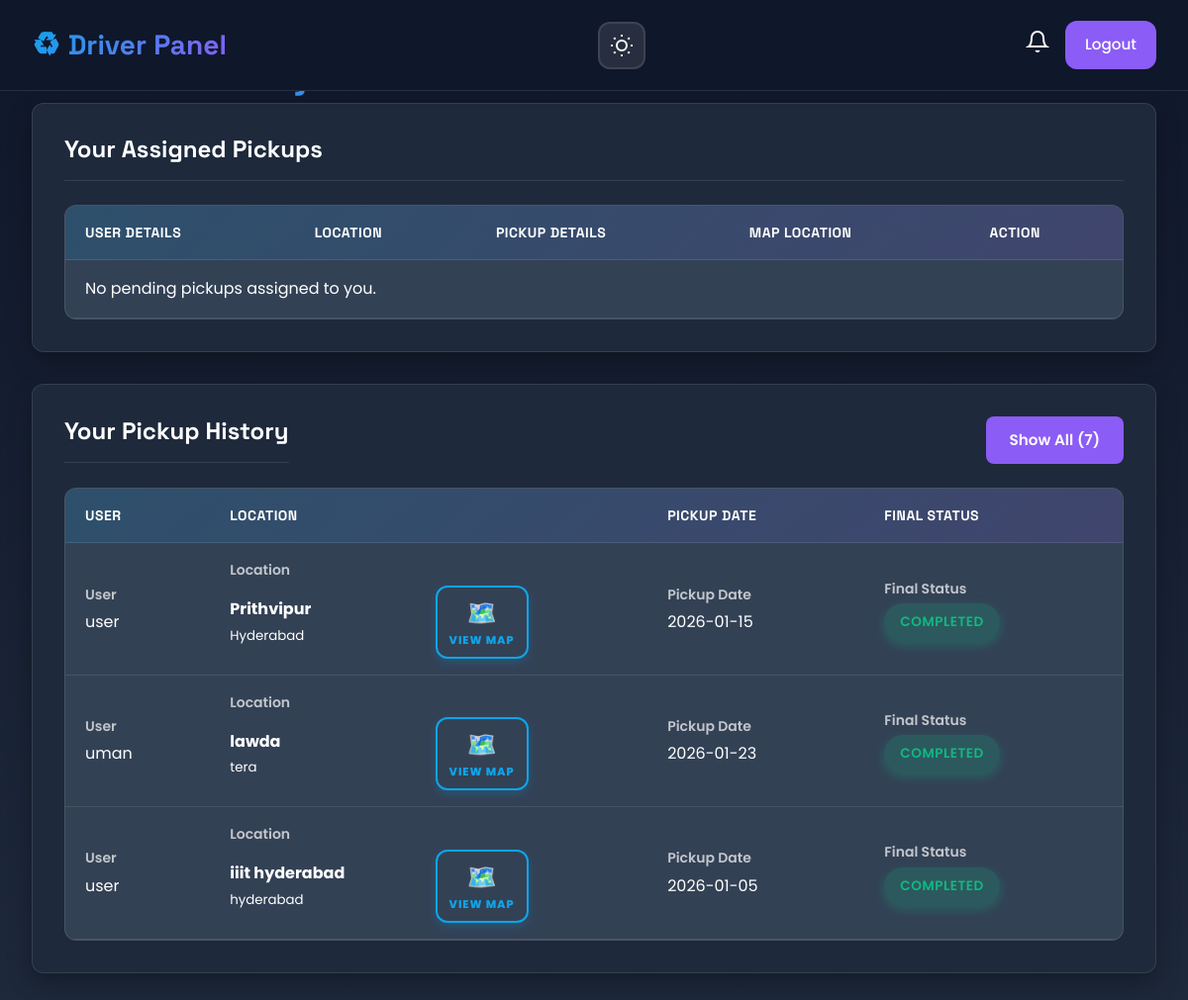
Page /driver_dashboard.php (signed in) on the committed database.
### tables this page shows
CREATE TABLE `pickups` (
  `id` int(11) NOT NULL,
  `user_id` int(11) NOT NULL,
  `driver_id` int(11) DEFAULT NULL,
  `area` varchar(255) NOT NULL,
  `city` varchar(255) NOT NULL,
  `pickup_date` date NOT NULL,
  `time_slot` varchar(50) NOT NULL,
  `waste_type` varchar(100) NOT NULL,
  `latitude` decimal(10,8) DEFAULT NULL,
  `longitude` decimal(11,8) DEFAULT NULL,
  `status` varchar(50) NOT NULL DEFAULT 'Scheduled',
  `verification_code` varchar(4) DEFAULT NULL,
  `waste_image` varchar(255) DEFAULT NULL,
  `requested_at` timestamp NOT NULL DEFAULT current_timestamp(),
  `updated_at` timestamp NOT NULL DEFAULT current_timestamp() ON UPDATE current_timestamp()
);

CREATE TABLE `users` (
  `id` int(11) NOT NULL,
  `name` varchar(100) NOT NULL,
  `email` varchar(100) NOT NULL,
  `mobile` varchar(15) DEFAULT NULL,
  `password` varchar(255) NOT NULL,
  `is_admin` tinyint(1) NOT NULL DEFAULT 0,
  `created_at` timestamp NOT NULL DEFAULT current_timestamp(),
  `deleted_at` timestamp NULL DEFAULT NULL,
  `is_deleted` tinyint(1) DEFAULT 0
);

### driver_dashboard.php (the view, shortened to what this page needs)
<?php
require 'db.php';
$driver_id = $_SESSION['driver_id'];
$unread_sql = "SELECT COUNT(*) as count FROM notifications WHERE driver_id = ? AND is_read = FALSE";
$stmt_unread = $conn->prepare($unread_sql);
$stmt_unread->bind_param("i", $driver_id);
$stmt_unread->execute();
$unread_count = $stmt_unread->get_result()->fetch_assoc()['count'];
$assigned_sql = "SELECT p.*, u.name as user_name, u.email as user_email, p.verification_code
                FROM pickups p
                JOIN users u ON p.user_id = u.id
                WHERE p.driver_id = ? AND p.status IN ('Assigned', 'Out for Pickup')
                ORDER BY p.pickup_date ASC";
$stmt_assigned = $conn->prepare($assigned_sql);
$stmt_assigned->bind_param("i", $driver_id);
$stmt_assigned->execute();
$assigned_result = $stmt_assigned->get_result();
$show_all_history = isset($_GET['show_all_history']) ? true : false;
$history_limit = $show_all_history ? "" : "LIMIT 3";
$history_sql = "SELECT p.*, u.name as user_name, p.latitude, p.longitude
                FROM pickups p
                JOIN users u ON p.user_id = u.id
                WHERE p.driver_id = ? AND p.status IN ('Completed', 'Cancelled')
                ORDER BY p.updated_at DESC $history_limit";
$stmt_history = $conn->prepare($history_sql);
$stmt_history->bind_param("i", $driver_id);
$stmt_history->execute();
$history_result = $stmt_history->get_result();
$total_history_count = $history_result->num_rows;
if (!$show_all_history) {
    $count_sql = "SELECT COUNT(*) as total FROM pickups
                  WHERE driver_id = ? AND status IN ('Completed', 'Cancelled')";
    $stmt_count = $conn->prepare($count_sql);
    $stmt_count->bind_param("i", $driver_id);
    $stmt_count->execute();
    $total_history = $stmt_count->get_result()->fetch_assoc()['total'];
} else {
    $total_history = $total_history_count;
}
?>
<!DOCTYPE html>
<html lang="en" data-theme="dark">
<head>
    <link rel="stylesheet" href="style.css?v=2">
    <link rel="stylesheet" href="dashboard-style.css?v=2">
    <link rel="stylesheet" href="admin-style.css?v=2">
    <link rel="stylesheet" href="theme.css?v=2">
    <link rel="stylesheet" href="https://unpkg.com/leaflet@1.9.4/dist/leaflet.css?v=2" />
</head>
<body>
    <header>
        <nav>
            <div class="container">
                <a href="driver_dashboard.php" class="logo">Driver Panel</a>
                <button id="theme-toggle" class="theme-toggle" aria-label="Toggle theme"></button>
                <ul class="nav-links">
                    <li style="position: relative;">
                        <div class="notification-bell" onclick="toggleNotifications()">
                            <svg width="24" height="24" viewBox="0 0 24 24" fill="none" stroke="currentColor" stroke-width="2">
                                <path d="M18 8A6 6 0 0 0 6 8c0 7-3 9-3 9h18s-3-2-3-9"/>
                                <path d="M13.73 21a2 2 0 0 1-3.46 0"/>
                            </svg>
                        </div>
                    </li>
                    <li><a href="logout.php" class="btn btn-secondary">Logout</a></li>
                </ul>
            </div>
        </nav>
    </header>
    <main class="dashboard-main">
        <div class="container">
            <div class="dashboard-header">
                <h1>Welcome, Driver <?= htmlspecialchars($_SESSION['driver_name']) ?>!</h1>
            </div>
            <section class="dashboard-section">
                <h2>Your Assigned Pickups</h2>
                <div class="table-container">
                    <table>
                        <thead>
                            <tr>
                                <th>User Details</th>
                                <th>Location</th>
                                <th>Pickup Details</th>
                                <th>Map Location</th>
                                <th>Action</th>
                            </tr>
                        </thead>
                        <tbody>
                            <?php if ($assigned_result->num_rows > 0): while($row = $assigned_result->fetch_assoc()): ?>
                            <tr>
                                <td data-label="User Details">
                                    <?php if($row['status'] == 'Out for Pickup'): ?>
                                        <span class="status-pill out">OUT FOR PICKUP</span><br>
                                    <?php else: ?>
                                        <span class="status-pill assigned">ASSIGNED</span><br>
                                    <?php endif; ?>
                                    <strong><?= htmlspecialchars($row['user_name']) ?></strong>
                                    <div class="contact-info">
                                        📧 <a href="mailto:<?= htmlspecialchars($row['user_email']) ?>"><?= htmlspecialchars($row['user_email']) ?></a>
                                    </div>
                                </td>
                                <td data-label="Location">
                                    <strong><?= htmlspecialchars($row['area']) ?></strong><br>
                                    <small><?= htmlspecialchars($row['city']) ?></small>
                                </td>
                                <td data-label="Pickup Details">
                                    📅 <?= htmlspecialchars($row['pickup_date']) ?><br>
                                    ⏰ <?= htmlspecialchars($row['time_slot']) ?><br>
                                    🗑️ <small><?= htmlspecialchars($row['waste_type']) ?></small>
                                </td>
                                <td data-label="Map Location">
                                    <?php if ($row['latitude'] && $row['longitude']): ?>
                                        <button class="location-badge" onclick="showLocationModal(<?= $row['latitude'] ?>, <?= $row['longitude'] ?>, '<?= htmlspecialchars($row['user_name']) ?>', '<?= htmlspecialchars($row['area']) ?>')">
                                            <svg width="20" height="20" viewBox="0 0 24 24" fill="none" stroke="currentColor" stroke-width="2">
                                                <path d="M21 10c0 7-9 13-9 13s-9-6-9-13a9 9 0 0 1 18 0z"/>
                                                <circle cx="12" cy="10" r="3"/>
                                            </svg>
                                            View Map
                                        </button>
                                        <button class="directions-btn" onclick="openGoogleMapsDirections(<?= $row['latitude'] ?>, <?= $row['longitude'] ?>)">
                                            <svg width="18" height="18" viewBox="0 0 24 24" fill="none" stroke="currentColor" stroke-width="2">
                                                <path d="M12 2L2 7l10 5 10-5-10-5z"/>
                                                <path d="M2 17l10 5 10-5"/>
                                                <path d="M2 12l10 5 10-5"/>
                                            </svg>
                                            Directions
                                        </button>
                                    <?php else: ?>
                                        <span style="color: var(--text-secondary);">No location pinned</span>
                                    <?php endif; ?>
                                </td>
                                <td data-label="Action">
                                    <div style="display: flex; flex-direction: column; gap: 8px;">
                                        <?php if($row['status'] == 'Assigned'): ?>
                                            <form method="POST" action="driver_dashboard.php">
                                                <input type="hidden" name="pickup_id" value="<?= $row['id'] ?>">
                                                <button type="submit" name="out_for_pickup" class="btn-out" style="width: 100%;">Mark Out for Pickup</button>
                                            </form>
<?php elseif($row['status'] == 'Out for Pickup'): ?>
    <div style="margin-bottom: 8px;">
        <form method="POST" action="driver_dashboard.php" id="collectForm_<?= $row['id'] ?>">
    <input type="hidden" name="pickup_id" value="<?= $row['id'] ?>">
    <input type="hidden" name="collect_pickup" value="1">
    <input type="hidden" name="verification_code" id="final_code_<?= $row['id'] ?>">
    <span class="verif-instruction">Enter Customer Verification Code</span>
    <div class="otp-wrapper" data-pickup-id="<?= $row['id'] ?>">
        <input type="text" class="otp-input" maxlength="1" inputmode="numeric" onkeyup="moveFocus(this)" onkeydown="handleBackspace(event, this)">
        <input type="text" class="otp-input" maxlength="1" inputmode="numeric" onkeyup="moveFocus(this)" onkeydown="handleBackspace(event, this)">
        <input type="text" class="otp-input" maxlength="1" inputmode="numeric" onkeyup="moveFocus(this)" onkeydown="handleBackspace(event, this)">
        <input type="text" class="otp-input" maxlength="1" inputmode="numeric" onkeyup="moveFocus(this)" onkeydown="handleBackspace(event, this)">
    </div>
    <button type="button"
            onclick="submitVerifiedCollection(<?= $row['id'] ?>)"
            class="btn-collect"
            style="width: 100%;">
        Verify & Collect
    </button>
</form>
    </div>
<?php endif; ?>
                                    </div>
                                </td>
                            </tr>
                            <?php endwhile; else: ?>
                                <tr><td colspan="5">No pending pickups assigned to you.</td></tr>
                            <?php endif; ?>
                        </tbody>
                    </table>
                </div>
            </section>
            <section id="history" class="dashboard-section">
    <div style="display: flex; justify-content: space-between; align-items: center; margin-bottom: 1.5rem;">
        <h2 style="margin: 0;">Your Pickup History</h2>
        <?php if (!$show_all_history && $total_history > 3): ?>
            <a href="driver_dashboard.php?show_all_history=1#history" class="btn btn-secondary" style="text-decoration: none;">
                Show All (<?= $total_history ?>)
            </a>
        <?php elseif ($show_all_history): ?>
            <a href="driver_dashboard.php#history" class="btn btn-secondary" style="text-decoration: none;">
                Show Recent (5)
            </a>
        <?php endif; ?>
    </div>
    <div class="table-container">
                    <table>
                        <thead>
                            <tr>
                                <th>User</th>
                                <th>Location</th>
                                <th>Pickup Date</th>
                                <th>Final Status</th>
                            </tr>
                        </thead>
                        <tbody>
                            <?php if ($history_result->num_rows > 0): while($row = $history_result->fetch_assoc()): ?>
                            <tr>
                                <td data-label="User"><?= htmlspecialchars($row['user_name']) ?></td>
                                <td data-label="Location">
    <div style="display: flex; justify-content: space-between; align-items: center; gap: 15px;">
        <div>
            <strong><?= htmlspecialchars($row['area']) ?></strong><br>
            <small><?= htmlspecialchars($row['city']) ?></small>
        </div>
        <?php if ($row['latitude'] && $row['longitude']): ?>
            <button onclick="showLocationModal(<?= $row['latitude'] ?>, <?= $row['longitude'] ?>, '<?= htmlspecialchars($row['user_name']) ?>', '<?= htmlspecialchars($row['area']) ?>')"
                    style="background: var(--bg-tertiary);
                           border: 2px solid var(--primary);
                           border-radius: 12px;
                           padding: 8px 12px;
                           cursor: pointer;
                           display: flex;
                           flex-direction: column;
                           align-items: center;
                           min-width: 70px;
                           position:relative;
                           right:25%;
                           transition: all 0.3s ease;
                           box-shadow: 0 4px 10px rgba(14, 165, 233, 0.2);">
                <span style="font-size: 1.5rem; margin-bottom: 2px;">🗺️</span>
                <span style="font-size: 0.7rem; color: var(--primary); font-weight: 800; letter-spacing: 1px;">VIEW MAP</span>
            </button>
        <?php else: ?>
            <span style="font-size: 0.7rem; color: var(--text-secondary); font-style: italic;">No Location</span>
        <?php endif; ?>
    </div>
</td>
                                <td data-label="Pickup Date"><?= htmlspecialchars($row['pickup_date']) ?></td>
                                <td data-label="Final Status">
                                    <span class="status-badge status-<?= strtolower(str_replace(' ', '-', $row['status'])) ?>">
                                        <?= htmlspecialchars($row['status']) ?>
                                    </span>
                                </td>
                            </tr>
                            <?php endwhile; else: ?>
                                <tr><td colspan="4"><?= $show_all_history ? 'No pickup history found.' : 'No recent pickup history. Click "Show All" to see older records.' ?></td></tr>
                            <?php endif; ?>
                        </tbody>
                    </table>
                </div>
            </section>
        </div>
    </main>
</body>
</html>

### rows in the picture
pickups: user.name "user", area "Prithvipur", city "Hyderabad", pickup_date "2026-01-15", status "COMPLETED"
pickups: user.name "uman", area "lawda", city "tera", pickup_date "2026-01-23", status "COMPLETED"
pickups: user.name "user", area "iiit hyderabad", city "hyderabad", pickup_date "2026-01-05", status "COMPLETED"

### other values in the picture
$total_history "7"
